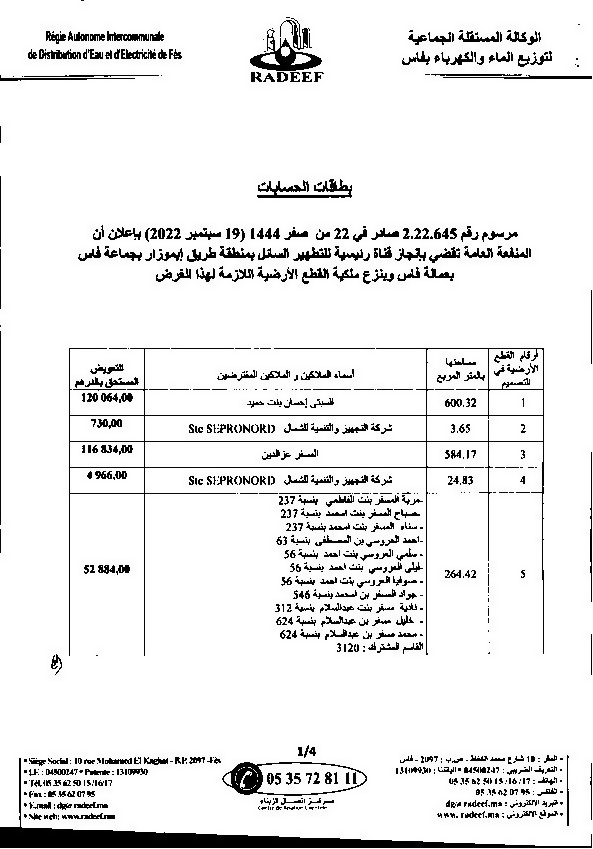
#> input picture temp_denoised.jpg, 593 x 849 px
$ python preprocessing.py temp_denoised.jpg
#> lines starting #> are read from the running program, lines starting #| are printed output that depends on the picture; after the words box and inside, x2 and y2 are one past the last pixel; in counts of white or black regions, pixels touching at a corner belong together
import cv2
import numpy as np
from PIL import Image, ImageEnhance
import os
import argparse

def enhance_contrast_and_binarize(image_path):
    """
    Améliorer le contraste et binariser l'image.
    """
#> called with image_path = 'temp_denoised.jpg'
    # Charger l'image avec Pillow
    img = Image.open(image_path)
#> img is the input picture: PIL image 593x849 L; min 0, max 255, mean 234.9

    # Améliorer le contraste
    enhancer = ImageEnhance.Contrast(img)
    img = enhancer.enhance(2.0)  # Augmenter le contraste (facteur 2.0)

    # Convertir en niveaux de gris et binariser
    img = img.convert("L")  # Convertir en niveaux de gris
    img = img.point(lambda x: 0 if x < 128 else 255, '1')  # Binarisation
#> img: PIL image 593x849 1; 92.3% white; 856 black regions (462 under 20 px), largest, box (x1, y1, x2, y2) and area: (0, 758, 592, 848) 6591, (69, 348, 544, 656) 3476, (222, 762, 367, 796) 1123

    # Sauvegarder l'image temporairement pour traitement OpenCV
    temp_path = "temp_contrast.jpg"
    img.save(temp_path)
    return temp_path

def remove_noise(image_path):
    """
    Supprimer le bruit de l'image.
    """
#> called with image_path = 'temp_contrast.jpg'
    # Charger l'image en niveaux de gris
    img = cv2.imread(image_path, cv2.IMREAD_GRAYSCALE)
#> img: shape (849, 593); min 0, max 255, mean 234.8

    # Appliquer un filtre bilatéral pour réduire le bruit
    denoised = cv2.bilateralFilter(img, 9, 75, 75)

    # Sauvegarder l'image temporairement
    temp_path = "temp_denoised.jpg"
    cv2.imwrite(temp_path, denoised)
    return temp_path

def deskew_with_hough_transform(image_path, output_path):
    """
    Corriger l'inclinaison d'une image en utilisant la transformée de Hough.
    """
#> called with image_path = 'temp_denoised.jpg', output_path = 'preprocessed_temp_denoised.jpg'
    # Charger l'image en niveaux de gris
    img = cv2.imread(image_path, cv2.IMREAD_GRAYSCALE)

    # Appliquer un flou pour réduire le bruit
    blurred = cv2.GaussianBlur(img, (5, 5), 0)
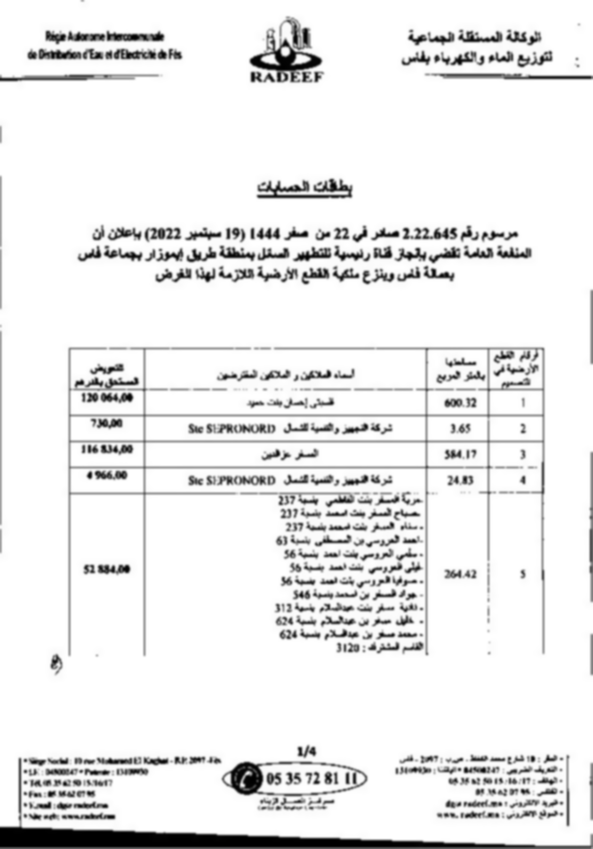
#> blurred: shape (849, 593); min 0, max 255, mean 234.8

    # Appliquer un seuil binaire inversé
    _, binary = cv2.threshold(blurred, 128, 255, cv2.THRESH_BINARY_INV + cv2.THRESH_OTSU)
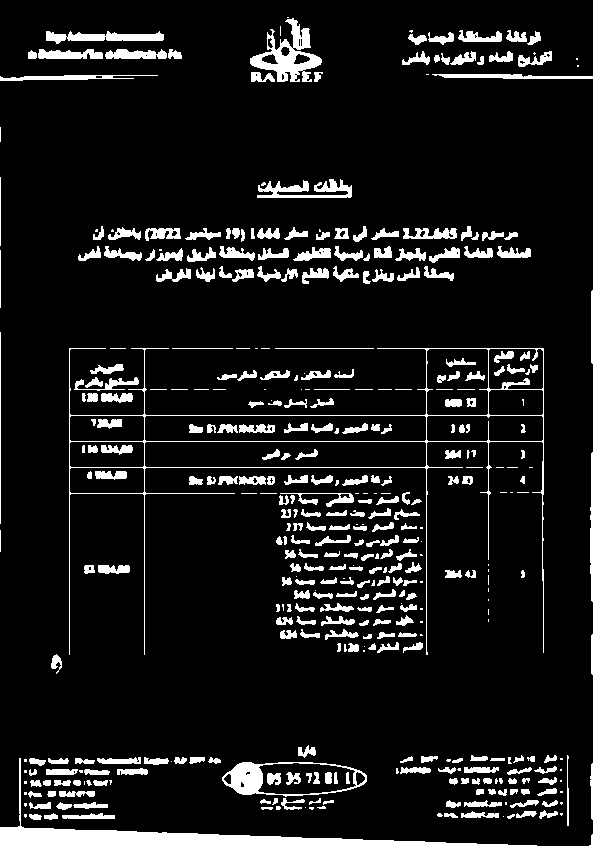
#> binary: shape (849, 593); 9.5% white; 420 white regions (105 under 20 px), largest, box (x1, y1, x2, y2) and area: (0, 758, 593, 849) 7250, (69, 348, 544, 655) 3605, (250, 18, 322, 82) 1823

    # Trouver les contours pour mettre en évidence les lignes
    edges = cv2.Canny(binary, 50, 150, apertureSize=3)
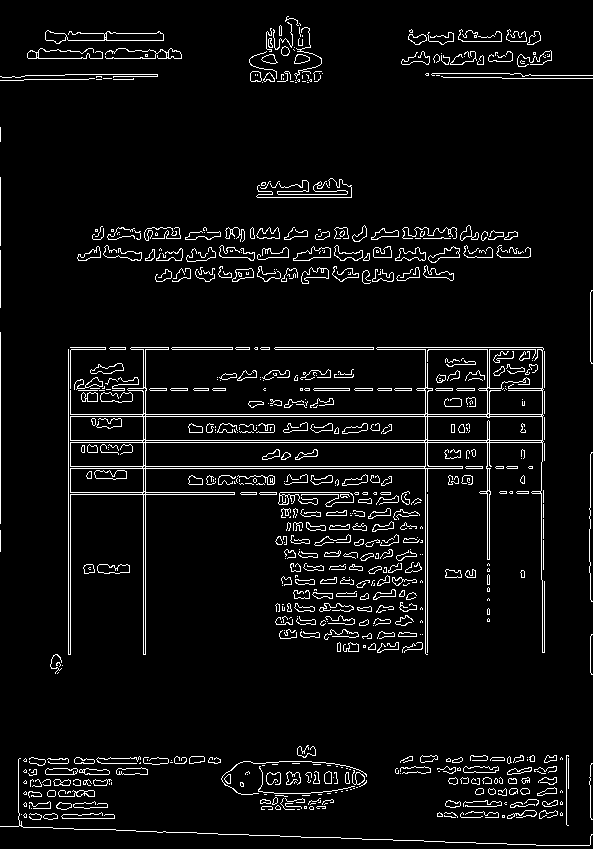
#> edges: shape (849, 593); 5.4% white in thin lines or dots

    # Appliquer la transformée de Hough pour détecter les lignes
    lines = cv2.HoughLines(edges, 1, np.pi / 180, 200)
#> lines = 24 rows, first 8: [442, 1.57], [416, 1.57], [414, 1.57], [440, 1.57], [347, 1.57], [468, 1.57], [349, 1.57], [466, 1.57]

    # Calculer l'angle moyen des lignes détectées
    angles = []
    if lines is not None:
        for rho, theta in lines[:, 0]:
            angle = (theta * 180 / np.pi) - 90  # Convertir en degrés
            angles.append(angle)
#> this loop made 24 passes
#> (rho, theta, angle) on passes 1 to 12: (442, 1.57, 2.5e-06), (416, 1.57, 2.5e-06), (414, 1.57, 2.5e-06), (440, 1.57, 2.5e-06), (347, 1.57, 2.5e-06), (468, 1.57, 2.5e-06), (349, 1.57, 2.5e-06), (466, 1.57, 2.5e-06), (825, 1.61, 2), (0, 0, -90), (68, 0, -90), (425, 0, -90)
#> after the loop, angles = [2.5e-06, 2.5e-06, 2.5e-06, 2.5e-06, 2.5e-06, 2.5e-06, 2.5e-06, 2.5e-06, 2, -90, -90, -90, -90, -90, 2.5e-06, 2.5e-06, -90, -90, 2.5e-06, 2.5e-06, -90, -90, -90, 2.5e-06]

    # Si aucune ligne n'est détectée, on retourne l'image d'origine
    if not angles:
        print("Aucune ligne détectée. L'image pourrait ne pas être inclinée.")
        cv2.imwrite(output_path, img)
        return output_path

    # Calculer l'angle moyen pour redresser l'image
    median_angle = np.median(angles)
#> median_angle = 2.5e-06

    # Redresser l'image
    (h, w) = img.shape[:2]
#> h = 849; w = 593
    center = (w // 2, h // 2)
#> center = (296, 424)
    M = cv2.getRotationMatrix2D(center, median_angle, 1.0)
#> M = [[1, 4.37e-08, -1.85e-05], [-4.37e-08, 1, 1.29e-05]]
    rotated = cv2.warpAffine(img, M, (w, h), flags=cv2.INTER_CUBIC, borderMode=cv2.BORDER_REPLICATE)

    # Sauvegarder l'image redressée
    cv2.imwrite(output_path, rotated)
    return output_path

def preprocess_image(image_path):
    """
    Pipeline complet de prétraitement d'une image :
    1. Améliorer le contraste et binariser.
    2. Supprimer le bruit.
    3. Corriger l'inclinaison avec Hough Transform.
    """
    # Étape 1 : Améliorer le contraste et binariser
    contrast_path = enhance_contrast_and_binarize(image_path)

    # Étape 2 : Suppression du bruit
    denoised_path = remove_noise(contrast_path)

    # Étape 3 : Correction de l'inclinaison avec Hough Transform
    directory, filename = os.path.split(image_path)
    preprocessed_filename = f"preprocessed_{filename}"
    preprocessed_path = os.path.join(directory, preprocessed_filename)
    final_path = deskew_with_hough_transform(denoised_path, preprocessed_path)

    # Nettoyer les fichiers temporaires
    if os.path.exists(contrast_path):
        os.remove(contrast_path)
    if os.path.exists(denoised_path):
        os.remove(denoised_path)

    return final_path

if __name__ == "__main__":
    # Ajouter un argument pour le chemin de l'image
    parser = argparse.ArgumentParser(description="Preprocess an image to improve OCR results.")
    parser.add_argument(
        "image_path",
        type=str,
        help="Path to the image file to preprocess."
    )
    args = parser.parse_args()

    # Exécuter le prétraitement
    preprocessed_path = preprocess_image(args.image_path)
    print(f"Image prétraitée sauvegardée ici : {preprocessed_path}")

$ run again, with amine_data/DECISION  CONSIGNATION RADEEF_page_10.jpg copied over temp_denoised.jpg
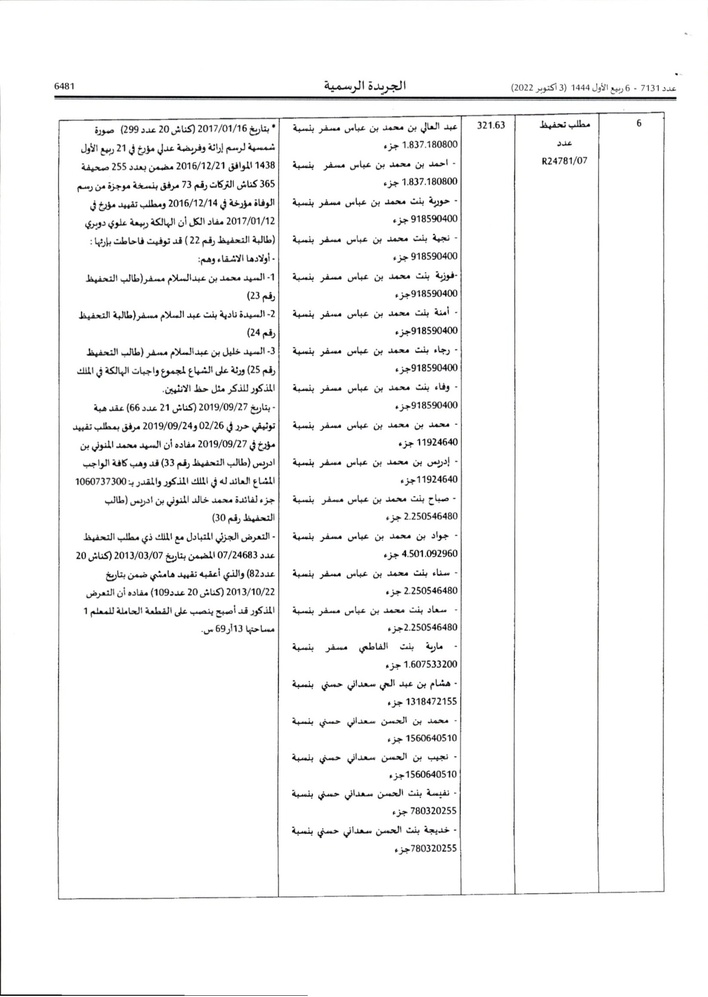
#> input picture amine_data/DECISION  CONSIGNATION RADEEF_page_10.jpg, 708 x 997 px, shrunk from 1188 x 1674 before the run
#> in enhance_contrast_and_binarize, img is the input picture: PIL image 708x997 RGB; mean R, G, B 245.7, 245.7, 245.7
#> binary: shape (997, 708); 10.4% white; 423 white regions (43 under 20 px), largest, box (x1, y1, x2, y2) and area: (56, 111, 666, 901) 20483, (54, 80, 677, 102) 4042, (0, 620, 308, 997) 1727
#> in deskew_with_hough_transform, `edges = cv2.Canny(binary, 50, 150, apertureSize=3)`:
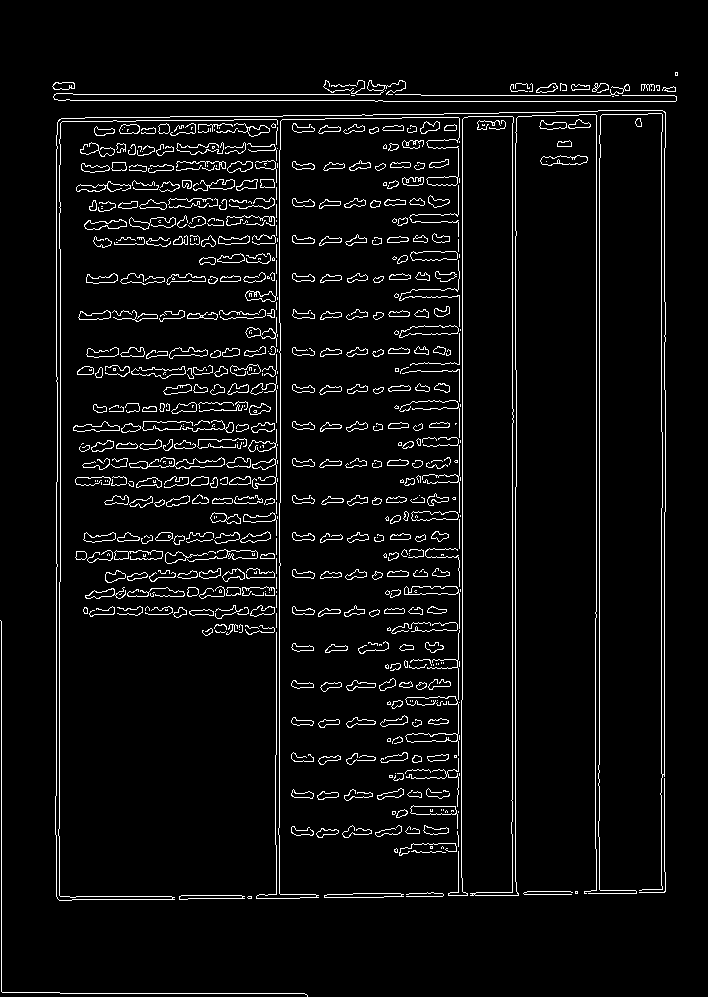
#> edges: shape (997, 708); 5.1% white in thin lines or dots, all inside (x1, y1, x2, y2) = (0, 72, 678, 997)
#> lines = 20 rows, first 8: [512, 0], [599, 0], [661, 0], [515, 0], [56, 0], [462, 0], [664, 0], [279, 0]
#> the loop in deskew_with_hough_transform, `for rho, theta in lines[:, 0]:` made 20 passes
#> (rho, theta, angle) on passes 1 to 8: (512, 0, -90), (599, 0, -90), (661, 0, -90), (515, 0, -90), (56, 0, -90), (462, 0, -90), (664, 0, -90), (279, 0, -90)
#> after the loop in deskew_with_hough_transform, `for rho, theta in lines[:, 0]:`: angles = [-90, -90, -90, -90, -90, -90, -90, -90, -90, -90, -90, -90, -90, 2.5e-06, -1, 2.5e-06, -1, 2.5e-06, -1, -1]
#> median_angle = -90
#> M = [[6.12e-17, -1, 852], [1, 6.12e-17, 144]]
#> in deskew_with_hough_transform, `rotated = cv2.warpAffine(img, M, (w, h), flags=cv2.INTER_CUBIC, border..`:
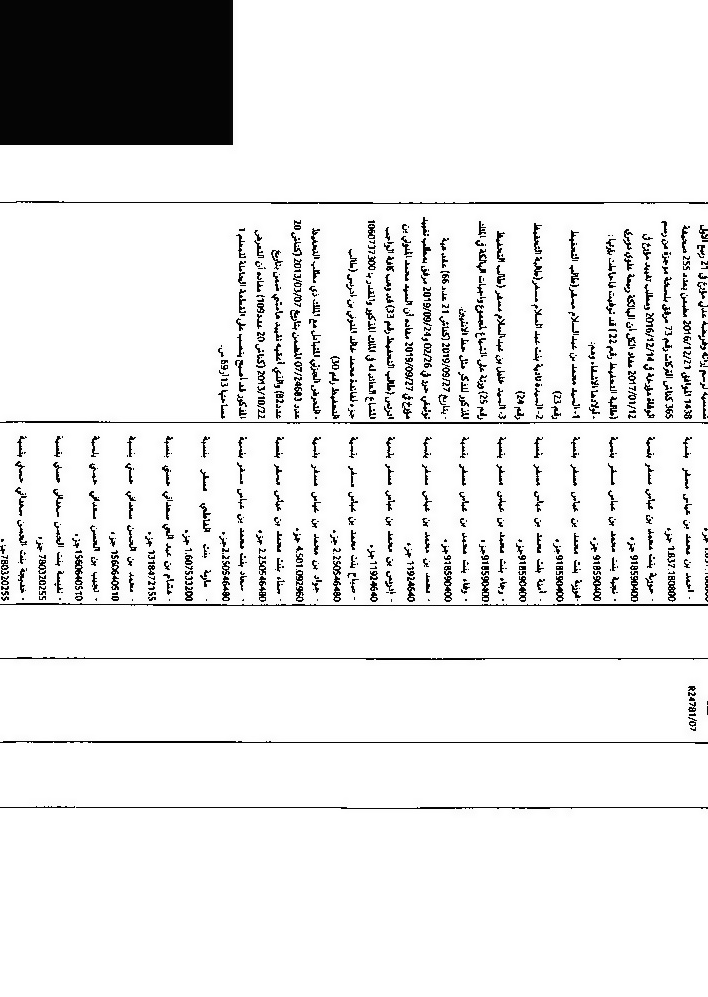
#> rotated: shape (997, 708); min 0, max 255, mean 231.3
